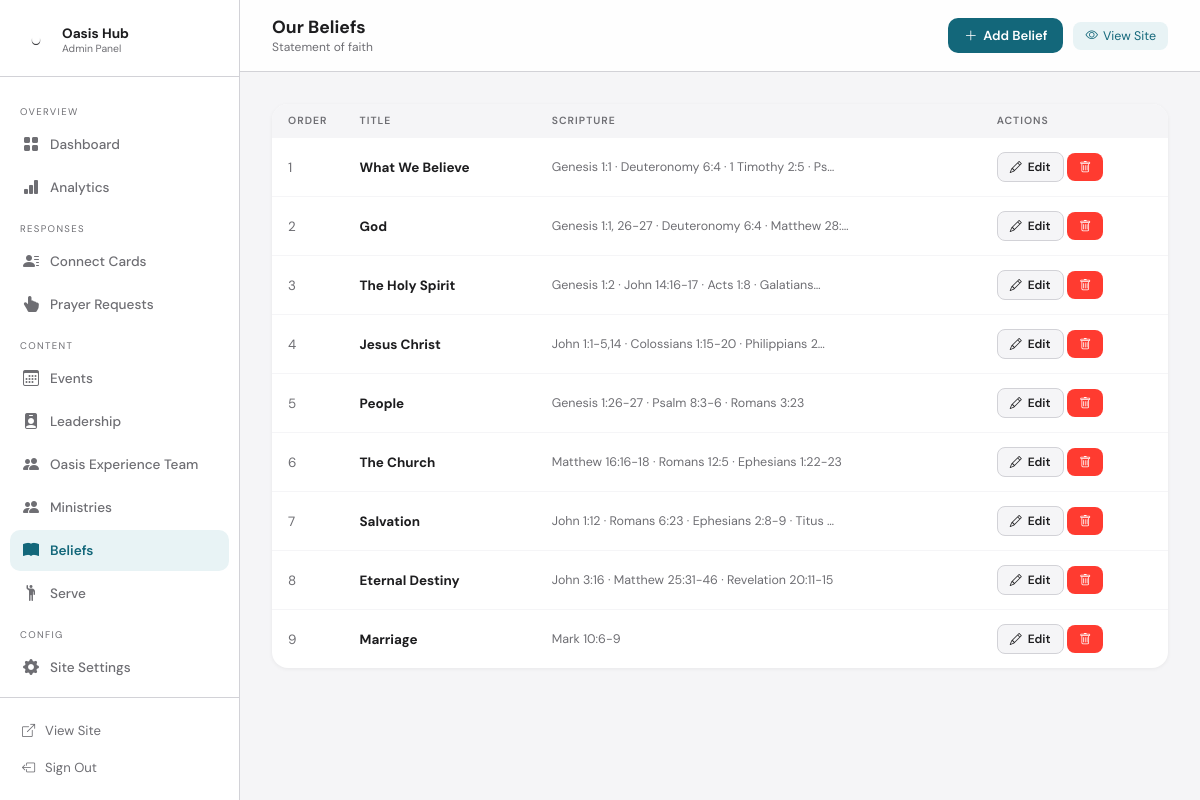
Page /admin/beliefs (signed in) on the committed database.
### tables this page shows
CREATE TABLE beliefs (
        id INTEGER PRIMARY KEY AUTOINCREMENT, title TEXT NOT NULL,
        body TEXT NOT NULL, scripture TEXT DEFAULT '', sort_order INTEGER DEFAULT 0
    );

### member.py (the view)
@app.route('/admin/beliefs')
@login_required
def admin_beliefs():
    conn=get_db(); items=conn.execute("SELECT * FROM beliefs ORDER BY sort_order").fetchall(); conn.close()
    return render_template('admin/beliefs.html',beliefs=items)

### member.py (called while the page is built)
def get_db():
    conn = sqlite3.connect(DB)
    conn.row_factory = sqlite3.Row
    conn.execute("PRAGMA journal_mode=WAL")
    conn.execute("PRAGMA foreign_keys=ON")
    return conn

def login_required(f):
    @wraps(f)
    def dec(*a,**kw):
        if not session.get('admin_logged_in'): return redirect(url_for('admin_login'))
        return f(*a,**kw)
    return dec

### templates/admin/beliefs.html (shortened to what this page needs)
{% extends "admin/base.html" %}
{% block page_title %}Our Beliefs{% endblock %}
{% block page_sub %}Statement of faith{% endblock %}
{% block topbar_actions %}
    <a href="{{ url_for('admin_belief_new') }}" class="btn btn-primary"><i class="bi bi-plus-lg"></i> Add Belief</a>
{% endblock %}
{% block content %}
<div class="card">
    {% if beliefs %}
    <table>
        <thead><tr><th>Order</th><th>Title</th><th>Scripture</th><th>Actions</th></tr></thead>
        <tbody>
        {% for b in beliefs %}
        <tr>
            <td style="color:#6e6e73; width:60px;">{{ b.sort_order }}</td>
            <td><b>{{ b.title }}</b></td>
            <td style="color:#6e6e73; font-size:0.78rem;">{{ b.scripture[:50] ~ '…' if b.scripture and b.scripture|length > 50 else b.scripture }}</td>
            <td>
                <a href="{{ url_for('admin_belief_edit', bid=b.id) }}" class="btn btn-ghost btn-sm"><i class="bi bi-pencil"></i> Edit</a>
                <form method="POST" action="{{ url_for('admin_belief_delete', bid=b.id) }}" style="display:inline;" onsubmit="return confirm('Remove this belief?')">
                    <button type="submit" class="btn btn-danger btn-sm"><i class="bi bi-trash"></i></button>
                </form>
            </td>
        </tr>
        {% endfor %}
        </tbody>
    </table>
    {% else %}
    <div class="card-body" style="color:#6e6e73;">No beliefs defined yet.</div>
    {% endif %}
</div>
{% endblock %}

### templates/admin/base.html (style rules this page uses)
:root { --teal: #13677A; --teal-light: #e8f3f5; --orange: #F2541B; --orange-light: #fef1ec; --bg: #F5F5F7; --card: #fff; --text: #1d1d1f; --sub: #6e6e73; --line: #d2d2d7; --sidebar: 240px; --success: #34c759; --danger: #ff3b30; --info: #007aff; }
* { margin:0; padding:0; box-sizing:border-box; }
body { font-family:'DM Sans',sans-serif; background:var(--bg); color:var(--text); display:flex; min-height:100vh; }
.btn { display: inline-flex; align-items: center; gap: 6px; padding: 9px 16px; border-radius: 10px; font-family: 'DM Sans', sans-serif; font-size: 0.82rem; font-weight: 600; border: none; cursor: pointer; text-decoration: none; transition: opacity 0.15s, transform 0.15s; }
.btn-primary { background: var(--teal); color: #fff; }
.btn-ghost { background: var(--bg); color: var(--text); border: 1px solid var(--line); }
.btn-danger { background: var(--danger); color: #fff; }
.btn-sm { padding: 6px 12px; font-size: 0.75rem; border-radius: 8px; }
.card { background: var(--card); border-radius: 16px; box-shadow: 0 1px 4px rgba(0,0,0,0.06); overflow: hidden; }
table { width: 100%; border-collapse: collapse; }
th { text-align: left; font-size: 0.65rem; font-weight: 600; letter-spacing: 0.1em; text-transform: uppercase; color: var(--sub); padding: 10px 16px; background: var(--bg); }
td { padding: 14px 16px; font-size: 0.84rem; border-top: 1px solid var(--bg); }

### rows in the picture
beliefs: sort_order "1", title "What We Believe", scripture "Genesis 1:1 · Deuteronomy 6:4 · 1 Timothy 2:5 · Ps…"
beliefs: sort_order "2", title "God", scripture "Genesis 1:1, 26-27 · Deuteronomy 6:4 · Matthew 28:…"
beliefs: sort_order "3", title "The Holy Spirit", scripture "Genesis 1:2 · John 14:16-17 · Acts 1:8 · Galatians…"
beliefs: sort_order "4", title "Jesus Christ", scripture "John 1:1-5,14 · Colossians 1:15-20 · Philippians 2…"
beliefs: sort_order "5", title "People", scripture "Genesis 1:26-27 · Psalm 8:3-6 · Romans 3:23"
beliefs: sort_order "6", title "The Church", scripture "Matthew 16:16-18 · Romans 12:5 · Ephesians 1:22-23"
beliefs: sort_order "7", title "Salvation", scripture "John 1:12 · Romans 6:23 · Ephesians 2:8-9 · Titus …"
beliefs: sort_order "8", title "Eternal Destiny", scripture "John 3:16 · Matthew 25:31-46 · Revelation 20:11-15"
beliefs: sort_order "9", title "Marriage", scripture "Mark 10:6-9"
